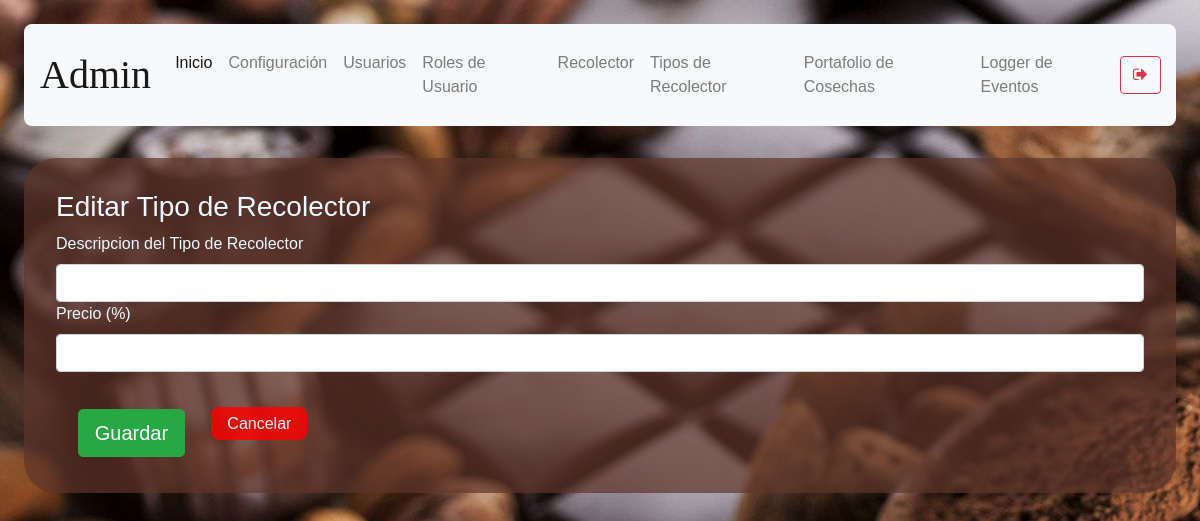
Page /productor-type/edit-type/3 (signed in) on the earlier database version.
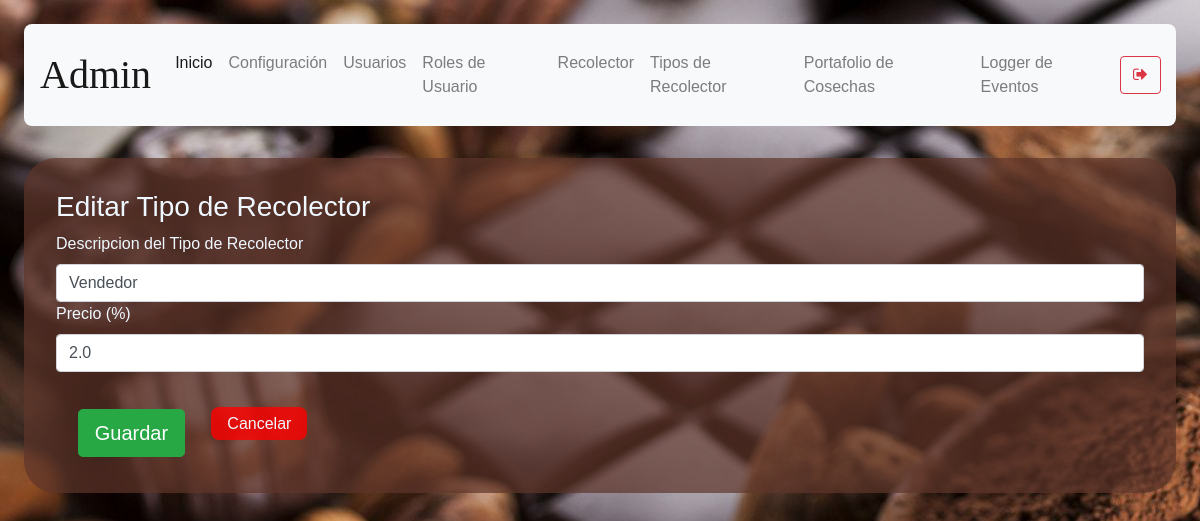
Same page on the later database version.
### models/productor_type.py (models this page shows, shortened)
class Productor_type(db.Model):
    __tablename__ = 'productor_type'
    id = db.Column(db.Integer, primary_key = True)
    description = db.Column(db.String(50), nullable = False)
    price_percentage = db.Column( db.Float, nullable = False )

### routes/productor_type.py (the view)
@productor_type_route.route('/productor-type/edit-type/<id>')
def productor_type_edit(id):
    if( not verify_permissions(session, User, allowed_rols) ):
        return redirect(url_for('auth.index'))
    productor_type = Productor_type.query.get(id)
    return render_template("productor-type-edit-type.html", types = productor_type)

### models/user.py (called while the page is built)
    def get_user_rol_by_username( self, username ):
        user_rol_id = User.query.filter_by(username = username).first().user_rol_id
        user_rol = User_rol.query.get(user_rol_id).description
        return user_rol

### utils/functions.py (called while the page is built)
def verify_permissions(session, User, allowed=['admin']):
    return 'username' in session and \
    ( allowed == 'all' or User.get_user_rol_by_username(User, session['username']) in allowed)

### templates/productor-type-edit-type.html (shortened to what this page needs)
{% extends "base.html" %}
{% block content %}
<h3>Editar Tipo de Recolector</h3>
<form method="POST" id="edit-productor-type" action="/productor-type/edit-type/save">
  <div class="form-group">
    <label>Descripcion del Tipo de Recolector</label>
    <input class="form-control" type="text" name="description" value="{{ types.description }}" required/>
    <label>Precio (%)</label>
    <input class="form-control" type="number" name="price_percentage" value="{{ types.price_percentage }}" step=".01" required/>
  </div>
<button type="submit" class="btn btn-success btn-lg mb-1">Guardar</button>
<a class="abord" href="/productor-type">Cancelar</a>
</form>
{% endblock %}

Differences in the rows shown:
added Productor_type: description "Vendedor", price_percentage "2.0"
